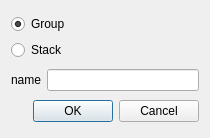
<?xml version="1.0" encoding="UTF-8"?>
<ui version="4.0">
 <class>NewGroupDialog</class>
 <widget class="QDialog" name="NewGroupDialog">
  <property name="geometry">
   <rect>
    <x>0</x>
    <y>0</y>
    <width>210</width>
    <height>138</height>
   </rect>
  </property>
  <property name="sizePolicy">
   <sizepolicy hsizetype="Fixed" vsizetype="Fixed">
    <horstretch>0</horstretch>
    <verstretch>0</verstretch>
   </sizepolicy>
  </property>
  <property name="minimumSize">
   <size>
    <width>210</width>
    <height>138</height>
   </size>
  </property>
  <property name="maximumSize">
   <size>
    <width>210</width>
    <height>138</height>
   </size>
  </property>
  <property name="windowTitle">
   <string>Dialog</string>
  </property>
  <layout class="QVBoxLayout" name="verticalLayout_2">
   <item>
    <layout class="QVBoxLayout" name="verticalLayout">
     <item>
      <widget class="QRadioButton" name="isGroupRB">
       <property name="text">
        <string>Group</string>
       </property>
       <property name="checked">
        <bool>true</bool>
       </property>
      </widget>
     </item>
     <item>
      <widget class="QRadioButton" name="isStackRB">
       <property name="text">
        <string>Stack</string>
       </property>
      </widget>
     </item>
    </layout>
   </item>
   <item>
    <layout class="QHBoxLayout" name="horizontalLayout">
     <item>
      <widget class="QLabel" name="groupNameLabel">
       <property name="text">
        <string>name</string>
       </property>
      </widget>
     </item>
     <item>
      <widget class="QLineEdit" name="groupNameLEdit"/>
     </item>
    </layout>
   </item>
   <item>
    <widget class="QDialogButtonBox" name="buttonBox">
     <property name="orientation">
      <enum>Qt::Horizontal</enum>
     </property>
     <property name="standardButtons">
      <set>QDialogButtonBox::Cancel|QDialogButtonBox::Ok</set>
     </property>
    </widget>
   </item>
  </layout>
 </widget>
 <resources/>
 <connections>
  <connection>
   <sender>buttonBox</sender>
   <signal>accepted()</signal>
   <receiver>NewGroupDialog</receiver>
   <slot>accept()</slot>
   <hints>
    <hint type="sourcelabel">
     <x>248</x>
     <y>254</y>
    </hint>
    <hint type="destinationlabel">
     <x>157</x>
     <y>274</y>
    </hint>
   </hints>
  </connection>
  <connection>
   <sender>buttonBox</sender>
   <signal>rejected()</signal>
   <receiver>NewGroupDialog</receiver>
   <slot>reject()</slot>
   <hints>
    <hint type="sourcelabel">
     <x>316</x>
     <y>260</y>
    </hint>
    <hint type="destinationlabel">
     <x>286</x>
     <y>274</y>
    </hint>
   </hints>
  </connection>
 </connections>
</ui>
